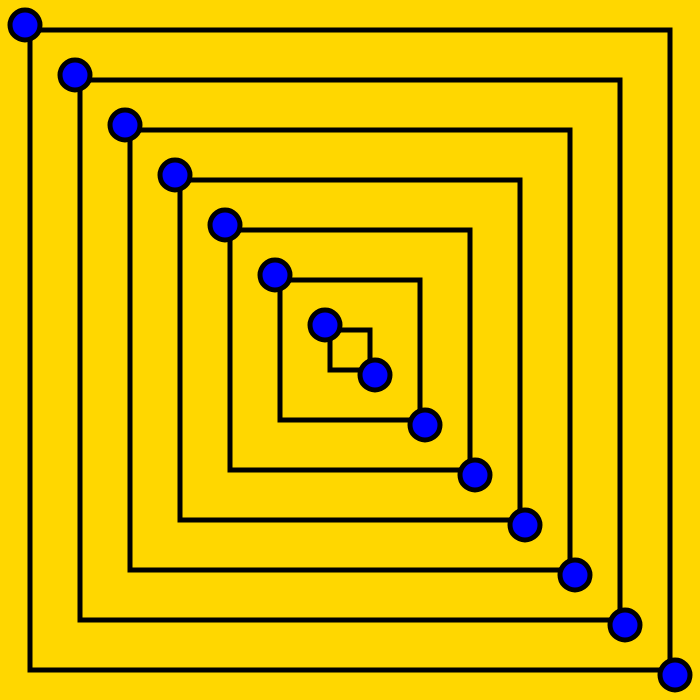
Frame 1 (no input)
Frame 60 (no input): identical to frame 1, image omitted
Frame 120 (the mouse pressed at the canvas centre since frame 60): identical to frame 1, image omitted

The p5.js sketch that drew this single still picture (run headless with seeded random() and noise() and a simulated clock; from frame 60 on, the mouse is pressed at the canvas centre):

// p5.js sketch
// ── sketch.js
/*
<><><><><><><><><><><><><><><><><><><><>
 WHILE LOOPS
 ________________
 Reference: 
 https://p5js.org/reference/p5/while/
 <><><><><><><><><><><><><><><><><><><><>
 */

 function setup() 
 {
   createCanvas(700, 700);
   rectMode(CENTER);
 }
 
 function draw() 
 {
   background("gold");
   noFill();
   strokeWeight(5);
   
   //while loop drawing rectangles from the middle
   //to the edge of the screen
   let size = 40;
   while (size < width) 
   { //code in braces runs if boolean is true
     square(width/2, height/2, size);
     size = size + 100;
   }
 
   // while loop drawing circles diagonally
   // across the canvas
   let x = 25;
   fill("blue");
   while (x < width) 
   {
     circle(x, x, 30);
     x = x + 50;
   }
 }
